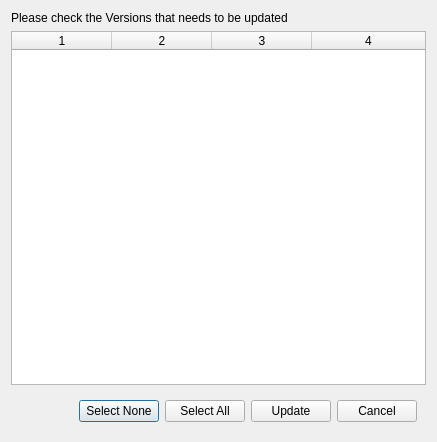
<?xml version="1.0" encoding="UTF-8"?>
<ui version="4.0">
 <class>Dialog</class>
 <widget class="QDialog" name="Dialog">
  <property name="windowModality">
   <enum>Qt::ApplicationModal</enum>
  </property>
  <property name="geometry">
   <rect>
    <x>0</x>
    <y>0</y>
    <width>437</width>
    <height>442</height>
   </rect>
  </property>
  <property name="windowTitle">
   <string>Version Updater</string>
  </property>
  <layout class="QVBoxLayout" name="verticalLayout">
   <item>
    <widget class="QLabel" name="label">
     <property name="text">
      <string>Please check the Versions that needs to be updated</string>
     </property>
    </widget>
   </item>
   <item>
    <widget class="QTableWidget" name="versions_tableWidget">
     <property name="sizePolicy">
      <sizepolicy hsizetype="Expanding" vsizetype="Expanding">
       <horstretch>1</horstretch>
       <verstretch>1</verstretch>
      </sizepolicy>
     </property>
     <property name="editTriggers">
      <set>QAbstractItemView::NoEditTriggers</set>
     </property>
     <property name="alternatingRowColors">
      <bool>true</bool>
     </property>
     <property name="cornerButtonEnabled">
      <bool>false</bool>
     </property>
     <property name="columnCount">
      <number>4</number>
     </property>
     <attribute name="horizontalHeaderVisible">
      <bool>true</bool>
     </attribute>
     <attribute name="horizontalHeaderStretchLastSection">
      <bool>true</bool>
     </attribute>
     <column/>
     <column/>
     <column/>
     <column/>
    </widget>
   </item>
   <item>
    <widget class="QWidget" name="horizontalWidget" native="true">
     <property name="sizePolicy">
      <sizepolicy hsizetype="Preferred" vsizetype="Preferred">
       <horstretch>0</horstretch>
       <verstretch>0</verstretch>
      </sizepolicy>
     </property>
     <layout class="QHBoxLayout" name="horizontalLayout">
      <item>
       <spacer name="horizontalSpacer">
        <property name="orientation">
         <enum>Qt::Horizontal</enum>
        </property>
        <property name="sizeHint" stdset="0">
         <size>
          <width>40</width>
          <height>20</height>
         </size>
        </property>
       </spacer>
      </item>
      <item>
       <widget class="QPushButton" name="selectNone_pushButton">
        <property name="text">
         <string>Select None</string>
        </property>
       </widget>
      </item>
      <item>
       <widget class="QPushButton" name="selectAll_pushButton">
        <property name="text">
         <string>Select All</string>
        </property>
       </widget>
      </item>
      <item>
       <widget class="QPushButton" name="update_pushButton">
        <property name="text">
         <string>Update</string>
        </property>
       </widget>
      </item>
      <item>
       <widget class="QPushButton" name="cancel_pushButton">
        <property name="text">
         <string>Cancel</string>
        </property>
       </widget>
      </item>
     </layout>
    </widget>
   </item>
  </layout>
 </widget>
 <resources/>
 <connections/>
</ui>
